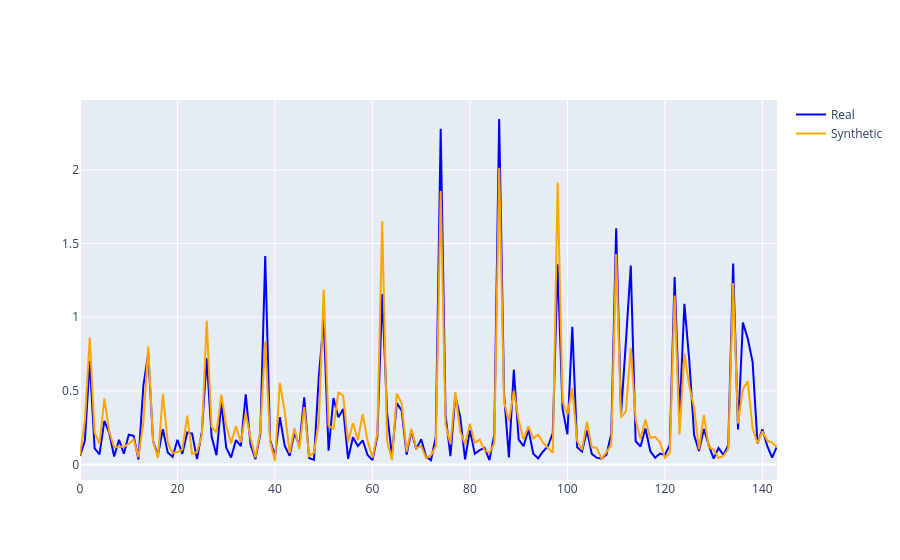

Here is the notebook cell this chart was saved with:
### Code cell
eva_training_loader = utils.get_m2s_loader(1)
long_fake_energy = torch.Tensor().to(device)
long_real_energy = torch.Tensor().to(device)

for i in range(12):

    weather, cluster, time, statistical, spike, real_energy = next(iter(eva_training_loader)) 

    weather = weather.to(device)
    cluster = cluster.to(device).int()
    time = time.to(device)
    statistical = statistical.to(device)
    spike_type = spike[:, :, 0:1].to(dtype=torch.int32)
    spike_magnitude = spike[:, :, 1:].to(dtype=torch.float32)
    spike_type = spike_type.to(device)
    spike_magnitude = spike_magnitude.to(device)
    real_energy = real_energy.to(device)

    noise = torch.randn(real_energy.shape[0], real_energy.shape[1], 1).to(device)

    synthetic_profile, mu, logvar = model_m2s(noise, weather, cluster, time, statistical, spike_type, spike_magnitude)

    long_fake_energy = torch.cat((long_fake_energy, synthetic_profile), dim=-1)
    long_real_energy = torch.cat((long_real_energy, real_energy), dim=-1)

long_fake_energy = long_fake_energy.flatten().detach().cpu().numpy()
long_real_energy = long_real_energy.flatten().detach().cpu().numpy()

fig = go.Figure()

fig.add_trace(go.Scatter(x=np.arange(0, len(long_real_energy)), y=long_real_energy, mode='lines', name='Real', line=dict(color='blue')))
fig.add_trace(go.Scatter(x=np.arange(0, len(long_fake_energy)), y=long_fake_energy, mode='lines', name='Synthetic', line=dict(color='orange')))

fig.show()

### Figure 1 — Plotly figure (JSON) as saved in the notebook; plotly's stock layout.template omitted (floating-point values rounded to 4 significant figures; data arrays with more than 128 entries replaced by an {"elided": "..."} marker saying what was removed)
{"data": [{"line": {"color": "blue"}, "mode": "lines", "name": "Real", "type": "scatter", "x": {"elided": "144 int values"}, "y": {"elided": "144 float values"}}, {"line": {"color": "orange"}, "mode": "lines", "name": "Synthetic", "type": "scatter", "x": {"elided": "144 int values"}, "y": {"elided": "144 float values"}}], "layout": {}}
